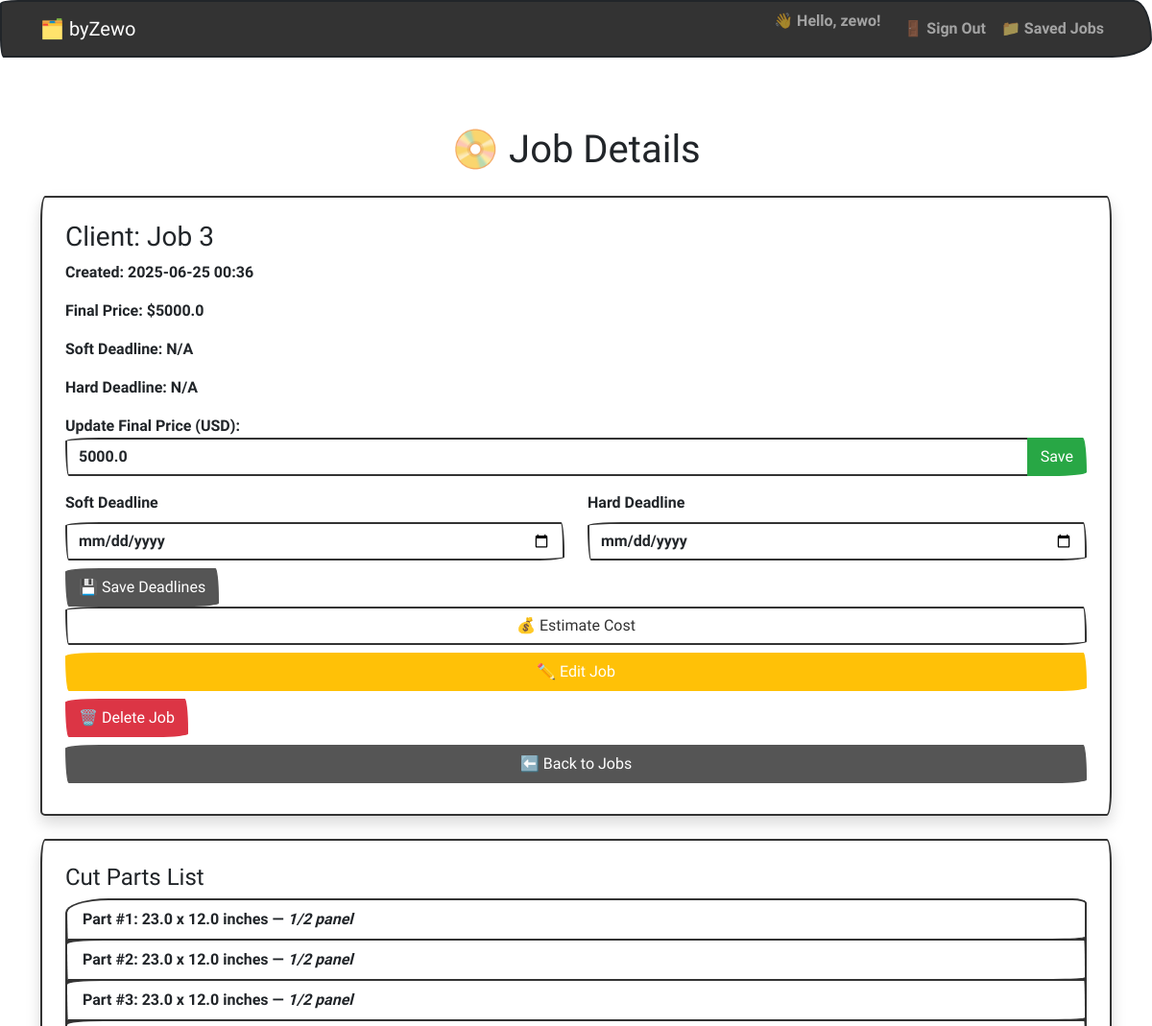
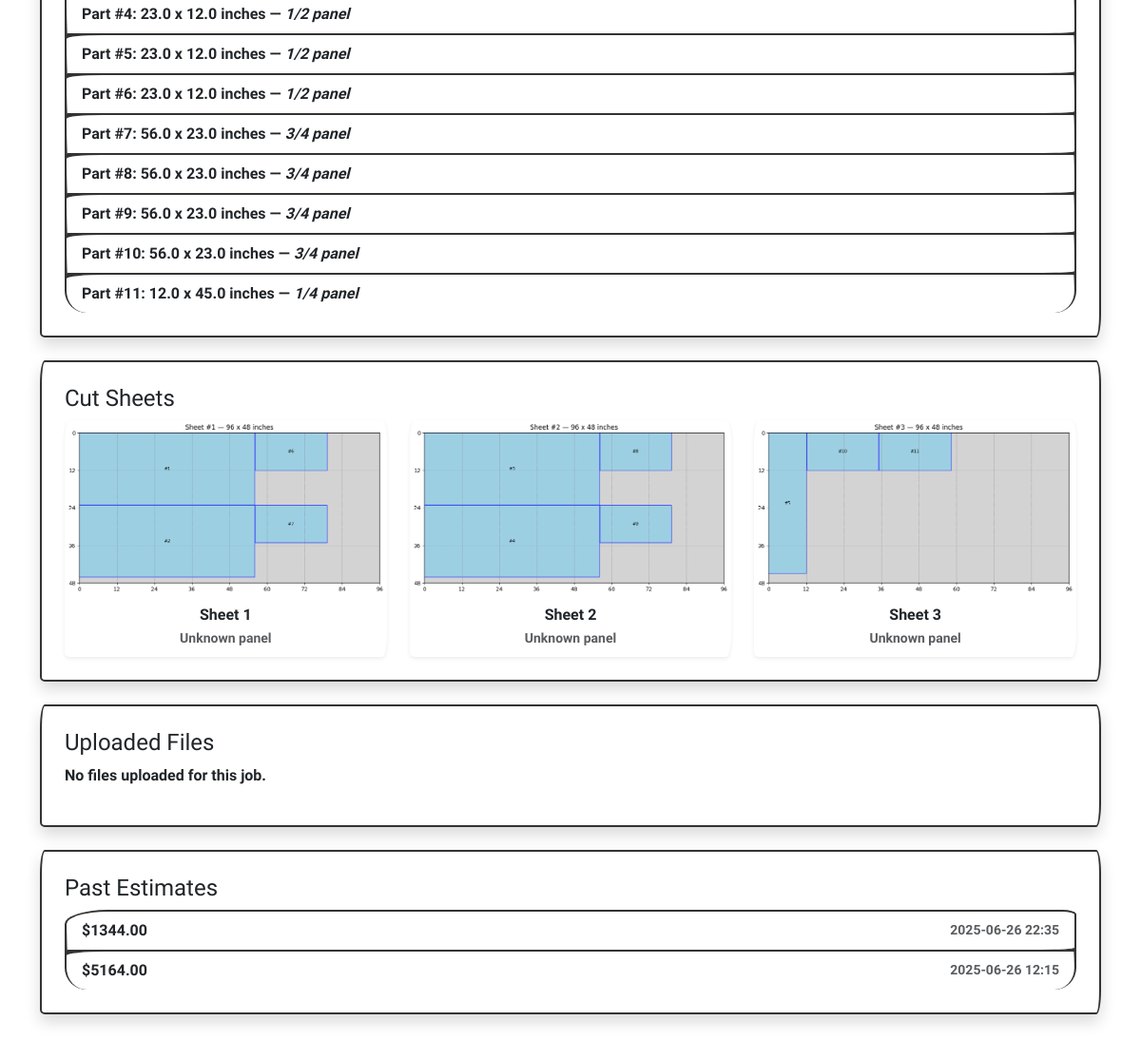
/jobs/3 (signed in), run on the app's committed database (2 pictures, top to bottom).
### models.py (models this page shows)
class User(Base):
    __tablename__ = "users"
    id = Column(Integer, primary_key=True)
    username = Column(String, unique=True, nullable=False)
    email = Column(String, unique=True, nullable=False)
    hashed_password = Column(String, nullable=False)
    jobs = relationship("Job", back_populates="owner", cascade="all, delete")

class Job(Base):
    __tablename__ = "jobs"
    id = Column(Integer, primary_key=True)
    client_name = Column(String)
    notes = Column(String)
    created_at = Column(DateTime(timezone=True), server_default=func.now())
    image_folder = Column(String)
    final_price = Column(Float, nullable=True)
    soft_deadline = Column(Date, nullable=True)
    hard_deadline = Column(Date, nullable=True)
    user_id = Column(Integer, ForeignKey("users.id"), nullable=False)
    owner = relationship("User", back_populates="jobs")
    estimates = relationship("Estimate", back_populates="job", cascade="all, delete")
    parts = relationship("Part", back_populates="job", cascade="all, delete")

class Part(Base):
    __tablename__ = "parts"
    id = Column(Integer, primary_key=True)
    job_id = Column(Integer, ForeignKey("jobs.id"))
    width = Column(Float)
    height = Column(Float)
    thickness = Column(String)
    job = relationship("Job", back_populates="parts")

class Estimate(Base):
    __tablename__ = "estimates"
    id = Column(Integer, primary_key=True)
    job_id = Column(Integer, ForeignKey("jobs.id"))
    amount = Column(Float, nullable=False)
    created_at = Column(DateTime(timezone=True), server_default=func.now())
    job = relationship("Job", back_populates="estimates")

### app.py (the view, shortened to what this page needs)
@app.route("/jobs/<int:job_id>", methods=["GET", "POST"])
def job_details(job_id):
    user = current_user()
    if not user:
        return redirect(url_for("login"))
    db = SessionLocal()
    job = db.query(Job).filter(Job.id == job_id).first()
    if not job:
        db.close()
        return "Job not found", 404
    estimates = db.query(Estimate).filter(Estimate.job_id == job_id).order_by(Estimate.created_at.desc()).all()
    parts = db.query(Part).filter(Part.job_id == job_id).all()
    sheet_images = []
    if job and os.path.exists(job.image_folder):
        found_any = False
        for thickness in ["3/4", "1/2", "1/4"]:
            subfolder = os.path.join(job.image_folder, thickness)
            if os.path.exists(subfolder):
                found_any = True
                files = sorted(f for f in os.listdir(subfolder) if f.endswith(".png"))
                for f in files:
                    relative_path = f"sheets/{os.path.basename(job.image_folder)}/{thickness}/{f}"
                    sheet_images.append((relative_path, thickness))
        if not found_any:
            files = sorted(f for f in os.listdir(job.image_folder) if f.endswith(".png"))
            for f in files:
                relative_path = f"sheets/{os.path.basename(job.image_folder)}/{f}"
                sheet_images.append((relative_path, "Unknown"))
    upload_dir = f"static/uploads/{job.id}"
    uploaded_images = []
    if os.path.exists(upload_dir):
        uploaded_images = [f"uploads/{job.id}/{f}" for f in os.listdir(upload_dir)]
    db.close()
    return render_template(
        "job_details.html",
        job=job,
        estimates=estimates,
        parts=parts,
        sheet_images=sheet_images,
        uploaded_images=uploaded_images,
        user=user
    )

### app.py (called while the page is built)
def current_user():
    uid = session.get("user_id")
    if uid:
        db = SessionLocal()
        user = db.query(User).filter(User.id == uid).first()
        db.close()
        return user
    return None

### templates/job_details.html
{% extends "base.html" %} {% block title %}Job Details{% endblock %} {% block
content %}
<h1 class="mb-4 text-center">📀 Job Details</h1>
<div class="card p-4 shadow mb-4">
  <h3>Client: {{ job.client_name or "N/A" }}</h3>
  <p>
    <strong>Created:</strong>
    {% if job.created_at %} {{ job.created_at.strftime('%Y-%m-%d %H:%M') }} {%
    else %} N/A {% endif %}
  </p>
  <p><strong>Final Price:</strong> ${{ job.final_price or "N/A" }}</p>
  <p>
    <strong>Soft Deadline:</strong>
    {{ job.soft_deadline.strftime('%Y-%m-%d') if job.soft_deadline else "N/A" }}
  </p>
  <p>
    <strong>Hard Deadline:</strong>
    {{ job.hard_deadline.strftime('%Y-%m-%d') if job.hard_deadline else "N/A" }}
  </p>
  <form
    method="POST"
    action="{{ url_for('set_price', job_id=job.id) }}"
    class="mb-3"
  >
    <label><strong>Update Final Price (USD):</strong></label>
    <div class="input-group">
      <input
        type="number"
        step="0.01"
        name="final_price"
        class="form-control"
        value="{{ job.final_price or '' }}"
        required
      />
      <button type="submit" class="btn btn-success">Save</button>
    </div>
  </form>
  <form method="POST" action="{{ url_for('job_details', job_id=job.id) }}">
    <div class="row mb-2">
      <div class="col-md-6">
        <label for="soft_deadline" class="form-label"
          ><strong>Soft Deadline</strong></label
        >
        <input
          type="date"
          class="form-control"
          id="soft_deadline"
          name="soft_deadline"
          value="{{ job.soft_deadline.strftime('%Y-%m-%d') if job.soft_deadline else '' }}"
        />
      </div>
      <div class="col-md-6">
        <label for="hard_deadline" class="form-label"
          ><strong>Hard Deadline</strong></label
        >
        <input
          type="date"
          class="form-control"
          id="hard_deadline"
          name="hard_deadline"
          value="{{ job.hard_deadline.strftime('%Y-%m-%d') if job.hard_deadline else '' }}"
        />
      </div>
    </div>
    <button type="submit" class="btn btn-dark">💾 Save Deadlines</button>
  </form>
  <button
    type="button"
    class="btn btn-outline-primary mb-2"
    data-bs-toggle="modal"
    data-bs-target="#estimateModal"
  >
    💰 Estimate Cost
  </button>
  <a
    href="{{ url_for('edit_job', job_id=job.id) }}"
    class="btn btn-warning mb-2"
    >✏️ Edit Job</a
  >
  <form
    action="{{ url_for('delete_job', job_id=job.id) }}"
    method="POST"
    style="display: inline"
    onsubmit="return confirm('Are you sure?');"
  >
    <button type="submit" class="btn btn-danger mb-2">🗑️ Delete Job</button>
  </form>
  <a href="{{ url_for('jobs') }}" class="btn btn-secondary mb-2"
    >⬅️ Back to Jobs</a
  >
</div>
<div class="card p-4 shadow mb-4">
  <h4>Cut Parts List</h4>
  {% if parts %}
  <ul class="list-group">
    {% for part in parts %}
    <li class="list-group-item">
      <strong>Part #{{ loop.index }}:</strong> {{ part.width }} x {{ part.height
      }} inches — <em>{{ part.thickness }} panel</em>
    </li>
    {% endfor %}
  </ul>
  {% else %}
  <p>No parts found for this job.</p>
  {% endif %}
</div>
<div class="card p-4 shadow mb-4">
  <h4>Cut Sheets</h4>
  {% if sheet_images %}
  <div class="row g-4">
    {% for img in sheet_images %}
    <div class="col-md-6 col-lg-4">
      <div class="card border-0 shadow-sm">
        <img
          src="{{ url_for('static', filename=img[0]) }}"
          class="card-img-top"
          alt="Sheet {{ loop.index }}"
        />
        <div class="card-body p-2 text-center">
          Sheet {{ loop.index }}<br />
          <small class="text-muted">{{ img[1] }} panel</small>
        </div>
      </div>
    </div>
    {% endfor %}
  </div>
  {% else %}
  <p>No cut sheets found.</p>
  {% endif %}
</div>
<div class="card p-4 shadow mb-4">
  <h4>Uploaded Files</h4>
  {% if uploaded_images %}
  <div class="row">
    {% for img in uploaded_images %}
    <div class="col-md-4 mb-3">
      <img
        src="{{ url_for('static', filename=img) }}"
        class="img-fluid border rounded"
        alt="Uploaded File"
      />
    </div>
    {% endfor %}
  </div>
  {% else %}
  <p>No files uploaded for this job.</p>
  {% endif %}
</div>
<div class="card p-4 shadow mb-4">
  <h4>Past Estimates</h4>
  {% if estimates %}
  <ul class="list-group">
    {% for est in estimates %}
    <li
      class="list-group-item d-flex justify-content-between align-items-center"
    >
      ${{ "%.2f"|format(est.amount) }}
      <small class="text-muted"
        >{{ est.created_at.strftime('%Y-%m-%d %H:%M') }}</small
      >
    </li>
    {% endfor %}
  </ul>
  {% else %}
  <p>No estimates saved yet.</p>
  {% endif %}
</div>
{% include "partials/estimate_modal.html" %} {% endblock %}

### templates/base.html (shortened to what this page needs)
<!DOCTYPE html>
<html lang="en">
  <head>
    <link
      href="https://cdn.jsdelivr.net/npm/bootswatch@5.3.0/dist/sketchy/bootstrap.min.css"
      rel="stylesheet"
    />
  </head>
  <body class="bg-light">
    <nav class="navbar navbar-expand-lg navbar-dark bg-primary mb-4">
      <div class="container">
        <a class="navbar-brand" href="{{ url_for('index') }}">🗂️ byZewo</a>
        <div class="collapse navbar-collapse">
          <ul class="navbar-nav ms-auto">
            {% if user %}
            <li class="nav-item">
              <span class="navbar-text me-3"
                >👋 Hello, {{ user.username }}!</span
              >
            </li>
            <li class="nav-item">
              <a class="nav-link" href="{{ url_for('logout') }}">🚪 Sign Out</a>
            </li>
            {% endif %}
            <li class="nav-item">
              <a class="nav-link" href="{{ url_for('jobs') }}">📁 Saved Jobs</a>
            </li>
          </ul>
        </div>
      </div>
    </nav>
    <div class="container py-5">{% block content %}{% endblock %}</div>
  </body>
</html>

### data on the page
User: username "zewo"
Job: client_name "Job 3", created_at "2025-06-25 00:36", final_price "5000.0", soft_deadline "N/A", hard_deadline "N/A"
Part: width "23.0", height "12.0", thickness "1/2"
Part: width "23.0", height "12.0", thickness "1/2"
Part: width "23.0", height "12.0", thickness "1/2"
Part: width "23.0", height "12.0", thickness "1/2"
Part: width "23.0", height "12.0", thickness "1/2"
Part: width "23.0", height "12.0", thickness "1/2"
Part: width "56.0", height "23.0", thickness "3/4"
Part: width "56.0", height "23.0", thickness "3/4"
Part: width "56.0", height "23.0", thickness "3/4"
Part: width "56.0", height "23.0", thickness "3/4"
Part: width "12.0", height "45.0", thickness "1/4"
Estimate: amount "1344.00", created_at "2025-06-26 22:35"
Estimate: amount "5164.00", created_at "2025-06-26 12:15"

### other printed values
{{ img[1] }} "Unknown" "Unknown" "Unknown"
